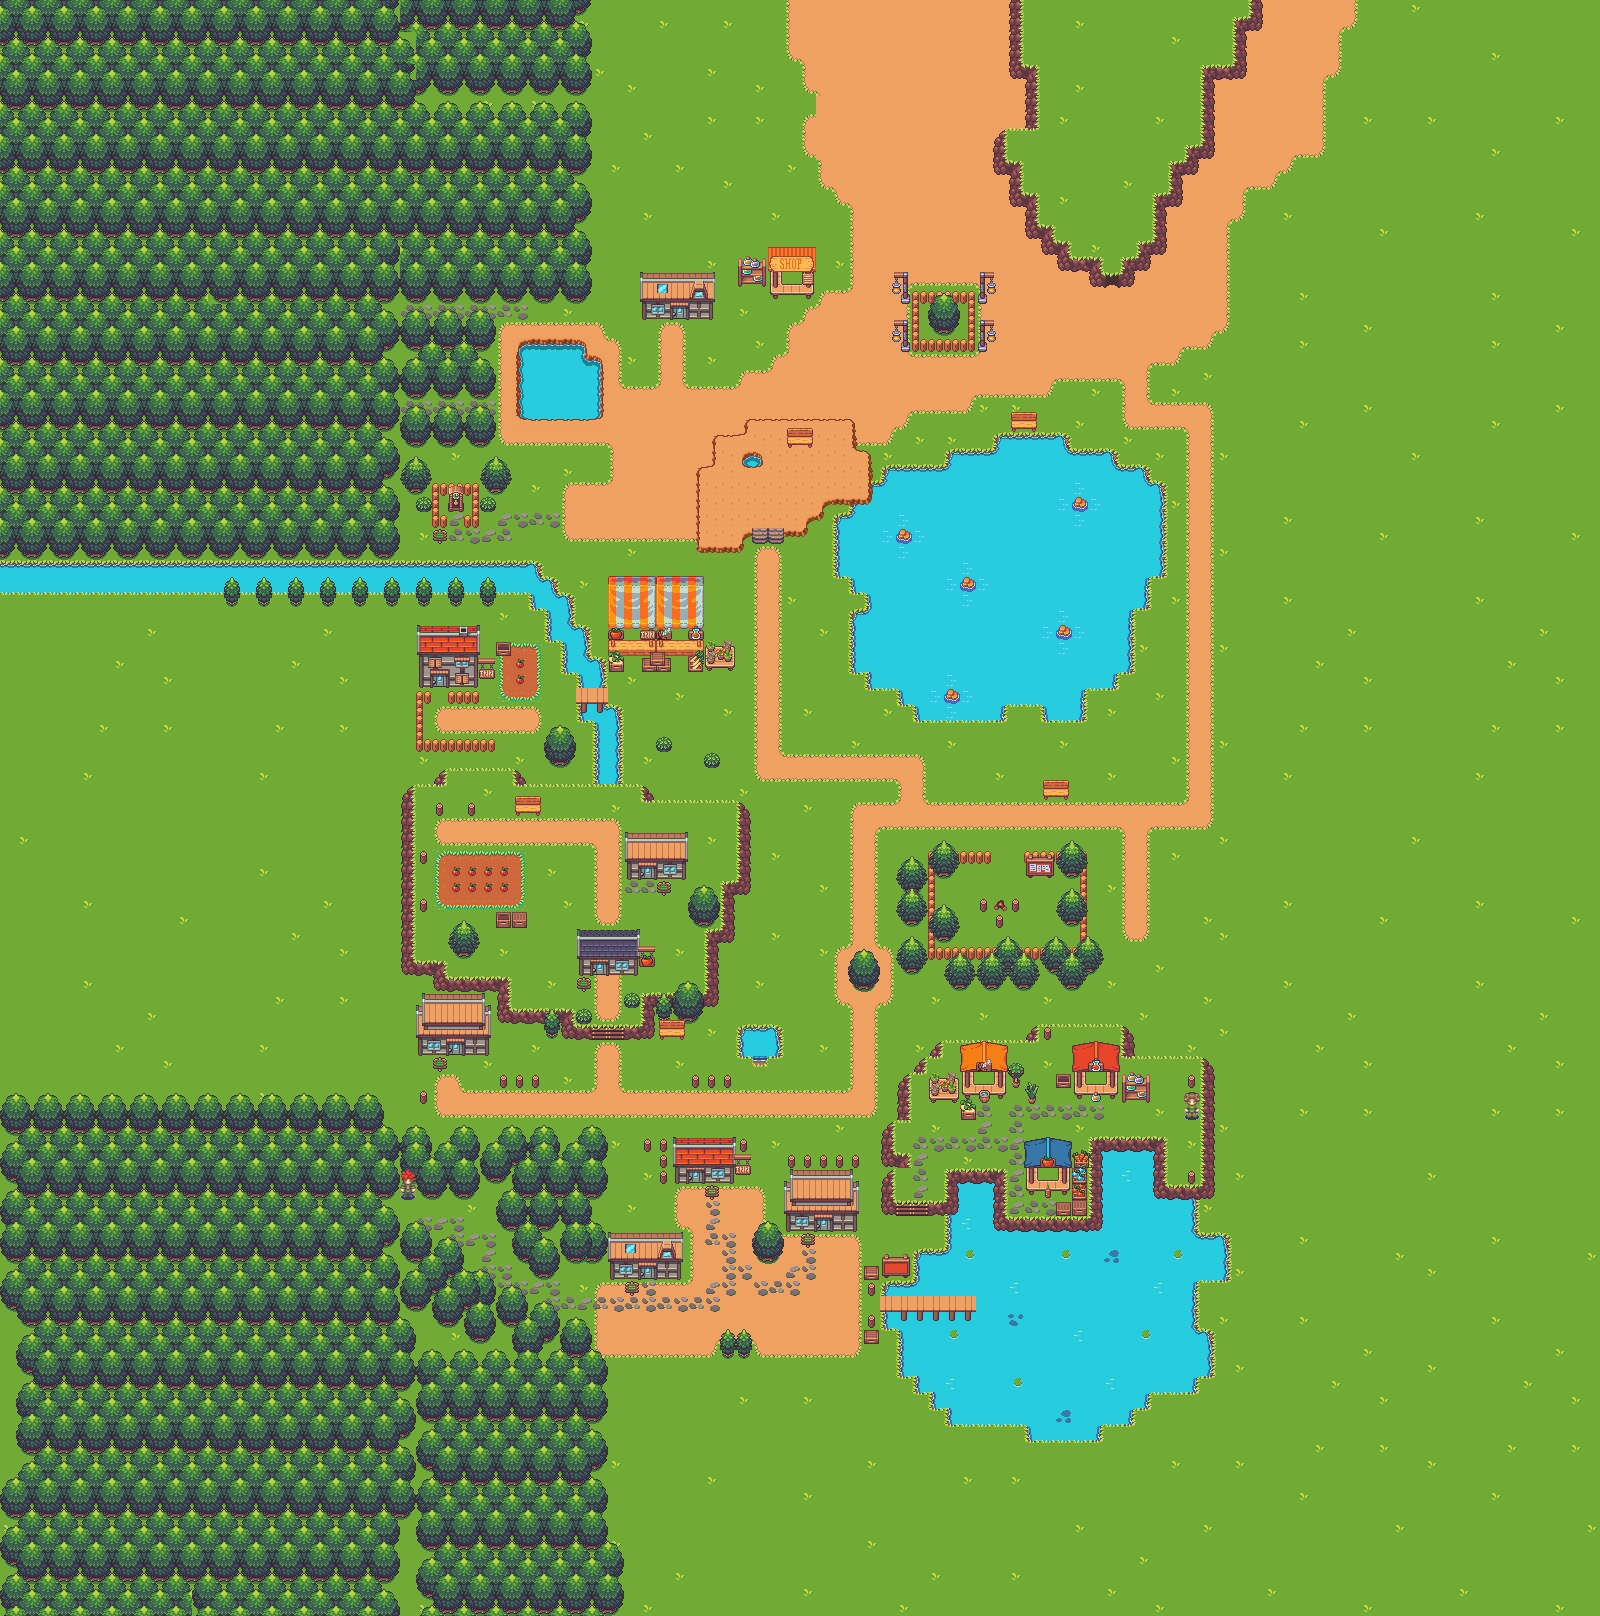

A level layout from a 2D game, rendered from its tile map. Below: a short description, then the map file with tile-grid data replaced by summaries:
An orthogonal 100x101 tile map with 16x16 px tiles, 10 tile layers (sol, sol2, batiments, chemin, ...), 1 hidden layer not drawn.

<map version="1.5" tiledversion="1.7.1" orientation="orthogonal" renderorder="right-down" width="100" height="101" tilewidth="16" tileheight="16" infinite="0" nextlayerid="16" nextobjectid="1">
 <tileset firstgid="1" source="tilset.tsx" />
 <layer id="1" name="sol" width="100" height="101">
  <data>[10100 cells, 10100 non-empty, 49 distinct tile ids]</data>
 </layer>
 <layer id="2" name="sol2" width="100" height="101">
  <data>[10100 cells, 828 non-empty, 58 distinct tile ids]</data>
 </layer>
 <layer id="3" name="batiments" width="100" height="101">
  <data>[10100 cells, 240 non-empty, 122 distinct tile ids]</data>
 </layer>
 <layer id="7" name="chemin" width="100" height="101">
  <data>[10100 cells, 108 non-empty, 7 distinct tile ids]</data>
 </layer>
 <layer id="4" name="vegetation" width="100" height="101">
  <data>[10100 cells, 1963 non-empty, 21 distinct tile ids]</data>
 </layer>
 <layer id="5" name="vegetation2" width="100" height="101">
  <data>[10100 cells, 1666 non-empty, 13 distinct tile ids]</data>
 </layer>
 <layer id="6" name="vegetation3" width="100" height="101">
  <data>[10100 cells, 1729 non-empty, 12 distinct tile ids]</data>
 </layer>
 <layer id="8" name="divers" width="100" height="101">
  <data>[10100 cells, 215 non-empty, 86 distinct tile ids]</data>
 </layer>
 <layer id="9" name="divers2" width="100" height="101">
  <data>[10100 cells, 423 non-empty, 13 distinct tile ids]</data>
 </layer>
 <layer id="15" name="personnage" width="100" height="101">
  <data>[10100 cells, 4 non-empty, 4 distinct tile ids]</data>
 </layer>
 <layer id="14" name="contraintes" width="100" height="101" visible="0">
  <data>[10100 cells, 1408 non-empty, 256 distinct tile ids]</data>
 </layer>
</map>
